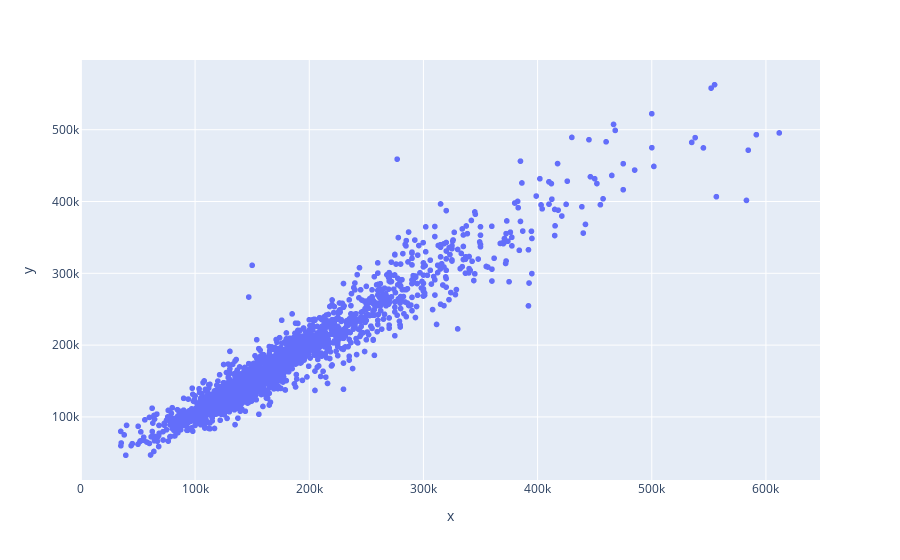

This figure's notebook cell:
### Code cell
fig=px.scatter(x=y,y=pred)
fig.show()

### Figure 1 — Plotly figure (JSON) as saved in the notebook; plotly's stock layout.template omitted (floating-point values rounded to 4 significant figures; data arrays with more than 128 entries replaced by an {"elided": "..."} marker saying what was removed)
{"data": [{"hovertemplate": "x=%{x}<br>y=%{y}<extra></extra>", "legendgroup": "", "marker": {"color": "#636efa", "symbol": "circle"}, "mode": "markers", "name": "", "showlegend": false, "type": "scattergl", "x": {"elided": "2047 int values"}, "xaxis": "x", "y": {"elided": "2047 float values"}, "yaxis": "y"}], "layout": {"legend": {"tracegroupgap": 0}, "margin": {"t": 60}, "xaxis": {"anchor": "y", "domain": [0, 1], "title": {"text": "x"}}, "yaxis": {"anchor": "x", "domain": [0, 1], "title": {"text": "y"}}}}
